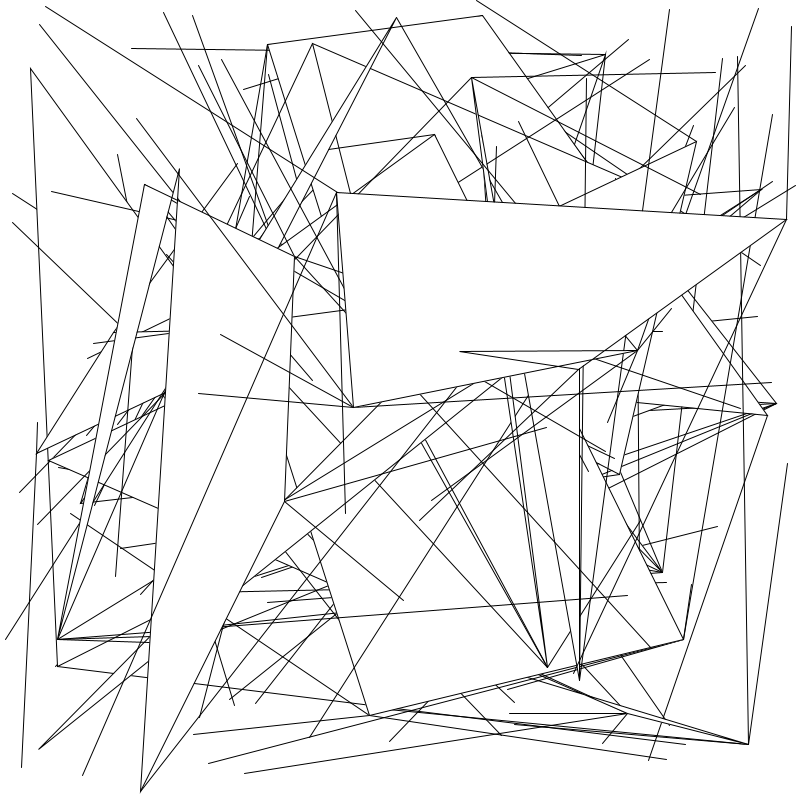
Frame 1 (no input)
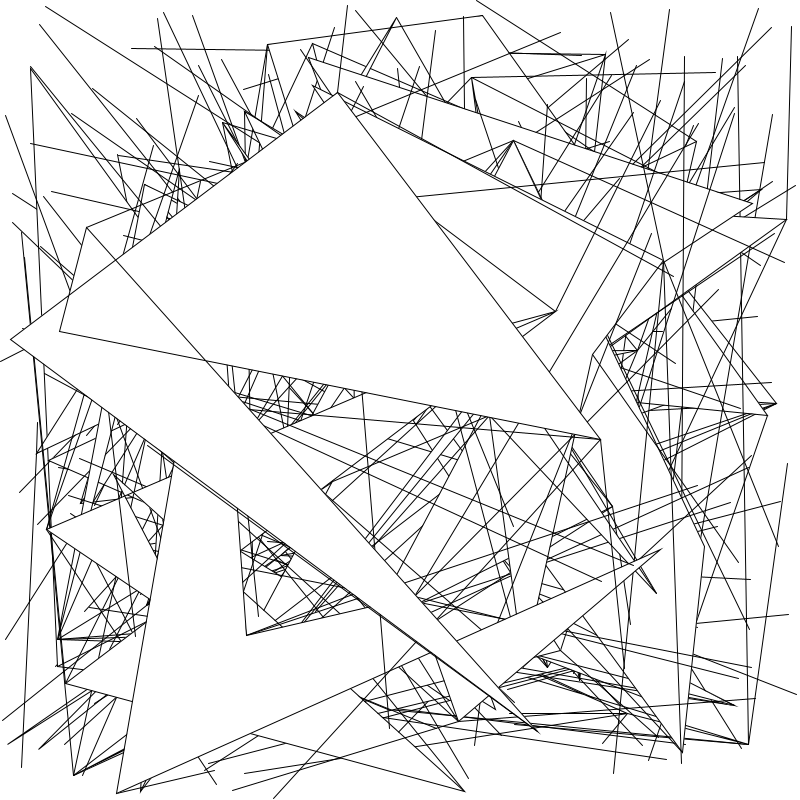
Frame 2 (the mouse pressed at the canvas centre, redrawn once)

The Processing sketch that drew these frames (run headless with seeded random() and noise(); the mouse was pressed at the canvas centre and the sketch redrawn once):

// Processing sketch: image_input
// ── image_input.pde
void setup() {
  size(800, 800); // Set the size of the canvas
  background(255); // Set the background to white
  noLoop(); // Run the draw function only once
}

void draw() {
  int numShapes = 10; // Number of shapes to draw
  int numVertices = 6; // Number of vertices per shape

  for (int i = 0; i < numShapes; i++) {
    beginShape();
    for (int j = 0; j < numVertices; j++) {
      // Calculate random positions for vertices
      float x = random(width);
      float y = random(height);
      vertex(x, y); // Place a vertex
      
      // Optionally, connect this vertex with others to create more lines
      for (int k = 0; k < j; k++) {
        float connectX = random(width);
        float connectY = random(height);
        line(x, y, connectX, connectY);
      }
    }
    endShape(CLOSE); // End the shape
  }
  
  save("iteration_1.jpg");
}
